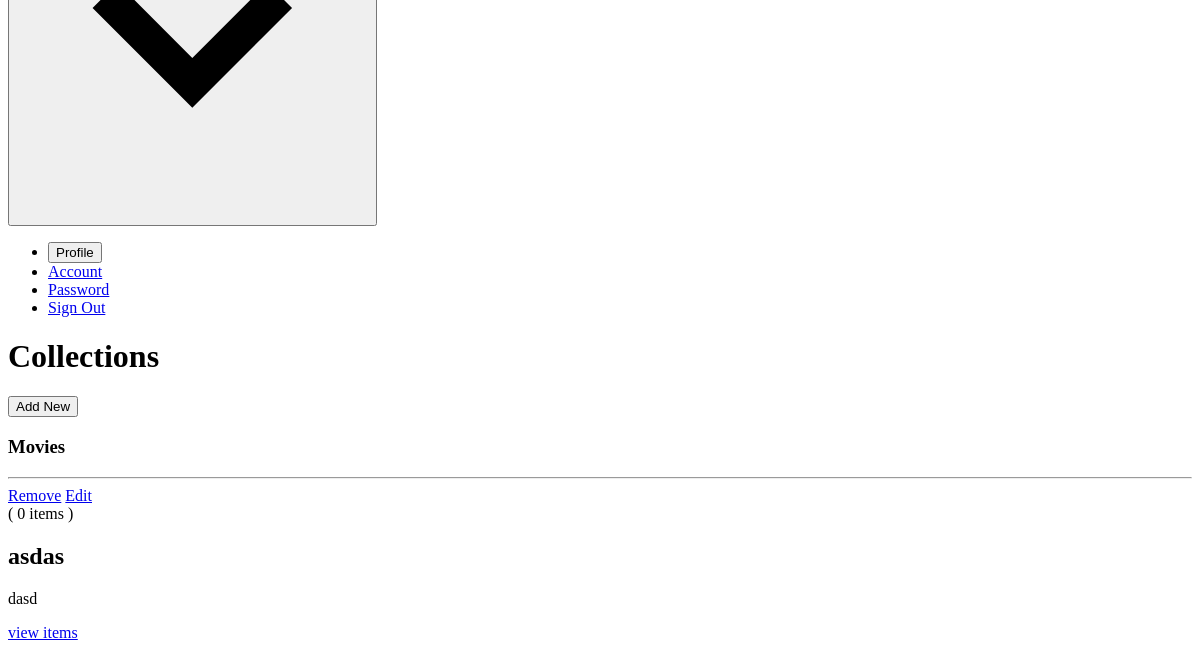
The page /dash/collections/ (signed in, lower part) on the database as committed earlier.
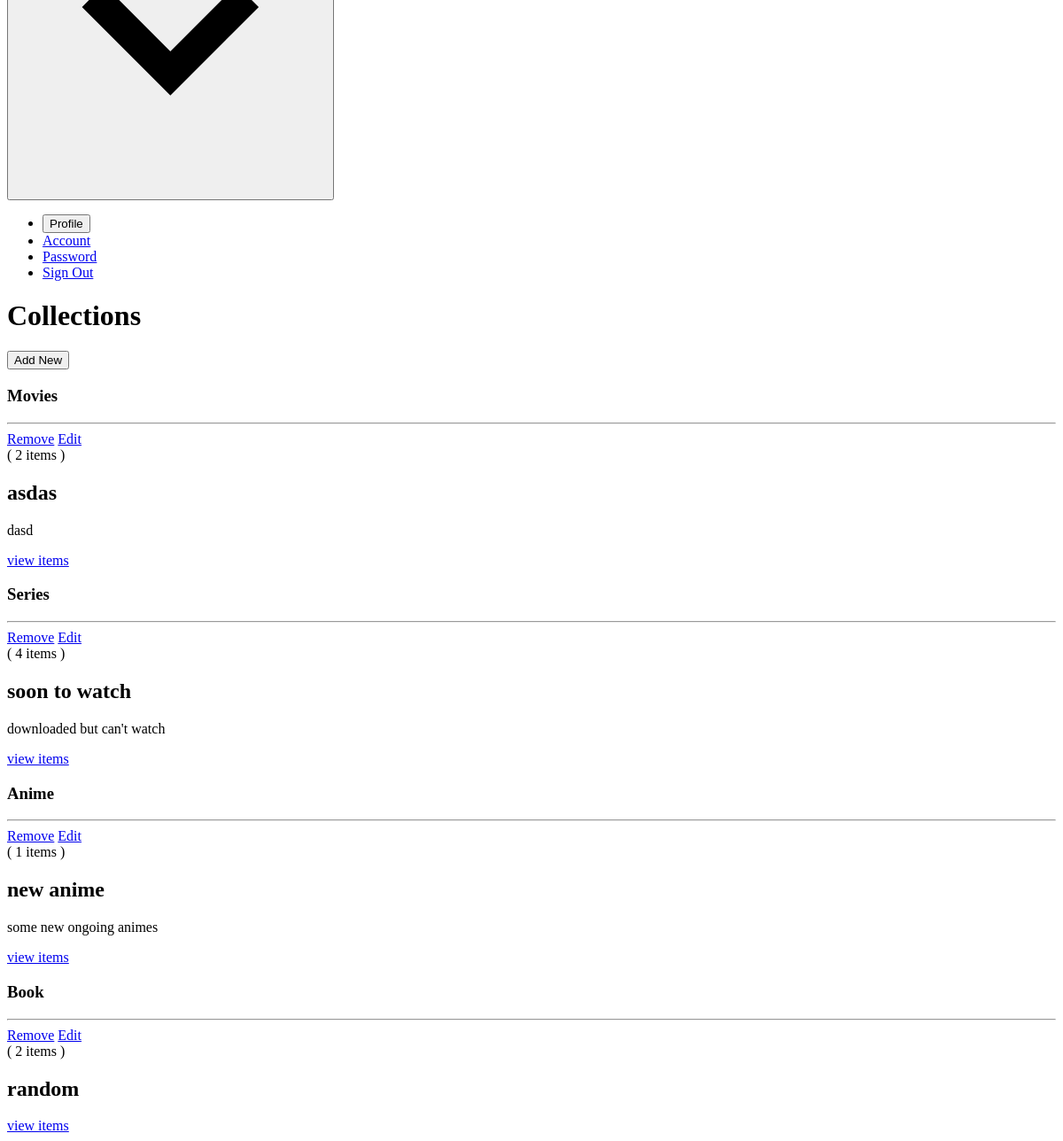
The same page on the database as committed later.
### dashboard/models/collections.py (models this page shows, shortened)
class Collections(models.Model):
    TYPE_CLASS = (
        ("movie", "Any movie around the world."),
        ("series", "Any series except Asian ones."),
        ("anime", "Anime not cartoons."),
        ("book", "Book"),
        ("manga", "Comics, graphics novels."),
        ("asian drama", "Series from Asia."),
    )
    owner = models.ForeignKey(
        User, on_delete=models.CASCADE, blank=False, null=False, default="0"
    )
    collection_id = models.BigIntegerField(unique=True, max_length=19)
    name = models.CharField(max_length=20)
    description = models.CharField(max_length=60, blank=True)
    type = models.CharField(max_length=12, choices=TYPE_CLASS)
    slug = models.SlugField(max_length=7, editable=False)
    stuffs = models.ManyToManyField(Stuff, through="Inclution")
    date_created = models.DateTimeField(auto_now=True)

### dashboard/views/collections.py (the view, shortened to what this page needs)
# urls.py: path("collections/", CollectionsView.as_view(), name="collections"),
@method_decorator(login_required, name="dispatch")
class CollectionsView(View):
    form_class = AddCollectionForm
    template_name = "main/collections/collections.html"
    def get(self, request, *args, **kwargs):
        collections = Collections.objects.filter(owner=request.user).order_by(
            "-date_created"
        )
        movies = collections.filter(type="movie")
        series = collections.filter(type="series")
        animes = collections.filter(type="anime")
        mangas = collections.filter(type="manga")
        books = collections.filter(type="book")
        asian_dramas = collections.filter(type="asian drama")
        return render(
            request,
            self.template_name,
            {
                "form": self.form_class,
                "movies": movies,
                "series": series,
                "animes": animes,
                "mangas": mangas,
                "books": books,
                "asian_dramas": asian_dramas,
            },
        )

### dashboard/templates/main/collections/collections.html (shortened to what this page needs)
{% extends 'dashboard.html' %}
{% load static %}
{% block content %}
  <div class="w-5/6 mx-auto py-6">
    <div class="mb-4 flex items-center justify-between">
      <h1 class="uppercase font-bold text-sm">Collections</h1>
      <button @click="add_col=true" class="border border-purple-600 py-1 px-3 text-sm lowercase tracking-wide rounded text-purple-600 hover:text-white hover:bg-purple-600">Add New</button>
    </div>
    {% if movies or series or animes or mangas or books or asian_dramas %}
      {% if movies %}
      <div>
        <h3 class="font-light">
          Movies
        </h3>
        <hr>
        <div class="collections-group grid-cols-1 lg:grid-cols-3">
          {% for collection in movies %}
          {% url 'collections-delete' slug=collection.slug as delete %}
          {% url 'collections-update' slug=collection.slug as update %}
          {% url 'collections-page' slug=collection.slug as page %}
          {% include "main/collections/each-collection.html" with color="teal" collection=collection link=delete update=update %}
          {% endfor %}
        </div>
      </div>
      {% endif %}
      {% if series %}
      <div>
        <h3 class="font-light mt-6">
          Series
        </h3>
        <hr>
        <div class="collections-group grid-cols-1 lg:grid-cols-3">
          {% for collection in series %}
          {% url 'collections-delete' slug=collection.slug as delete %}
          {% url 'collections-update' slug=collection.slug as update %}
          {% url 'collections-page' slug=collection.slug as page %}
          {% include "main/collections/each-collection.html" with color="green" collection=collection link=delete update=update %}
          {% endfor %}
        </div>
      </div>
      {% endif %}
      {% if animes %}
      <div>
        <h3 class="font-light mt-6">
          Anime
        </h3>
        <hr>
        <div class="collections-group grid-cols-1 lg:grid-cols-3">
          {% for collection in animes %}
          {% url 'collections-delete' slug=collection.slug as delete %}
          {% url 'collections-update' slug=collection.slug as update %}
          {% url 'collections-page' slug=collection.slug as page %}
          {% include "main/collections/each-collection.html" with color="gray" collection=collection link=delete update=update %}
          {% endfor %}
        </div>
      </div>
      {% endif %}
      {% if books %}
      <div>
        <h3 class="font-light mt-6">
          Book
        </h3>
        <hr>
        <div class="collections-group grid-cols-1 lg:grid-cols-3">
          {% for collection in books %}
          {% url 'collections-delete' slug=collection.slug as delete %}
          {% url 'collections-update' slug=collection.slug as update %}
          {% url 'collections-page' slug=collection.slug as page %}
          {% include "main/collections/each-collection.html" with color="indigo" collection=collection link=delete update=update %}
          {% endfor %}
        </div>
      </div>
      {% endif %}
    {% else %}
      <div class="mt-4 text-center">
        <p class="text-lg tracking-wide font-light">Yay! Nothing to see here, you can make a collection to add...</p>
      </div>
    {% endif %}
  </div>
{% endblock content %}

### dashboard/templates/main/collections/each-collection.html
<div class="bg-{{color}}-600 relative group hover:bg-{{color}}-700 p-4 h-32 rounded text-white">
  <div class="group-hover:flex absolute hidden w-full">
    <div class="flex flex-col absolute right-0 mr-8">
      <a href="{{delete}}" type="button" class="bg-red-600 text-center hover:bg-red-700 text-sm tracking-wide px-2 py-1 rounded my-1 text-gray-100">Remove</a>
      <a href="{{update}}" type="button" class="bg-blue-600 text-center hover:bg-blue-700 text-sm tracking-wide px-2 py-1 rounded my-1 text-gray-100">Edit</a>
    </div>
  </div>
  <div class="absolute left-0 bottom-0 text-sm tracking-wide mb-2 ml-2 z-40">
    ( {{collection.stuffs.all|length}} items )
  </div>
  <h2 class="text-2xl font-bold tracking-wide">{{collection.name}}</h2>
  <p class="text-lg font-light text-gray-300 ml-4 truncate">{{collection.description}}</p>
  <div class="text-center z-50">
    <a href="{{page}}" type="button" class="bg-{{color}}-500 mt-2 hover:bg-{{color}}-600 text-sm tracking-wide px-4  py-1 rounded text-white" title="View items of collection '{{collection.name}}'">view items</a>
  </div>
</div>

Rows that differ between the two databases and show on the page:
removed Collections: stuffs.all|length "0", name "asdas", description "dasd", shown under "Movies"
added Collections: stuffs.all|length "2", name "asdas", description "dasd", shown under "Movies"
added Collections: stuffs.all|length "4", name "soon to watch", description "downloaded but can't watch", shown under "Series"
added Collections: stuffs.all|length "1", name "new anime", description "some new ongoing animes", shown under "Anime"
added Collections: stuffs.all|length "2", name "random", shown under "Book"
Other text that changed with them:
text now shown: "Series Anime Book"
